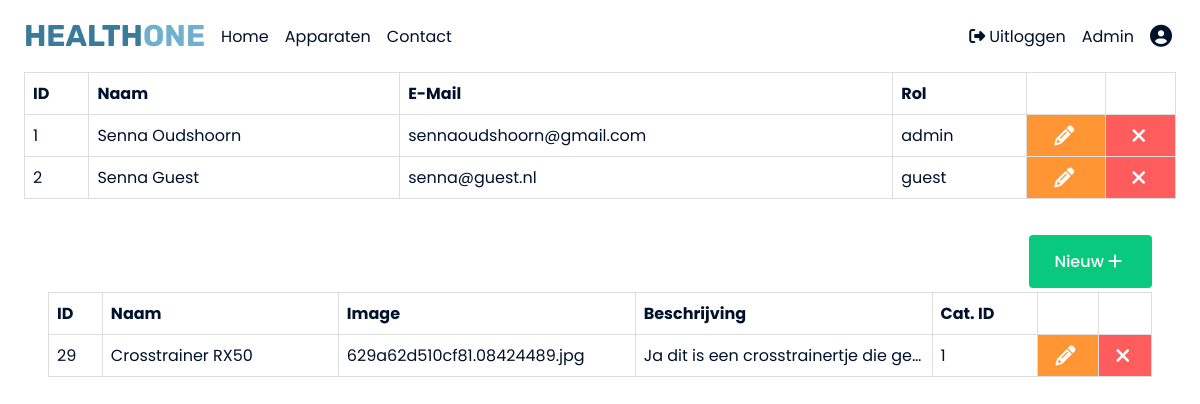
The page /admin/admin.php (signed in) on the database as committed earlier.
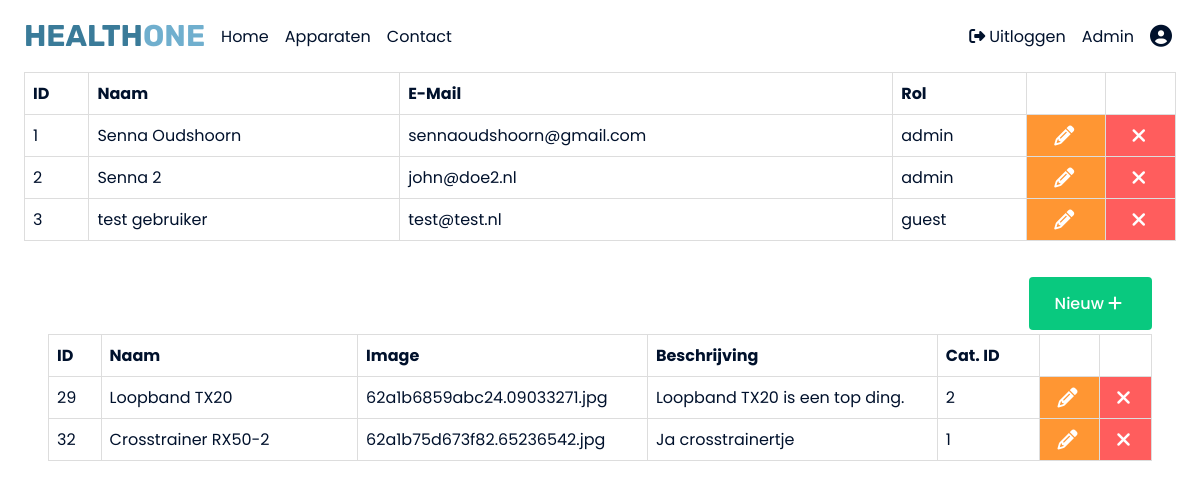
The same page on the database as committed later.
### tables this page shows
CREATE TABLE `users` (
  `id` int(11) NOT NULL,
  `name` varchar(255) NOT NULL,
  `email` varchar(255) NOT NULL,
  `password` varchar(255) NOT NULL,
  `role` varchar(255) NOT NULL DEFAULT 'guest'
);

CREATE TABLE `products` (
  `id` int(11) NOT NULL,
  `name` varchar(255) NOT NULL,
  `img` varchar(255) NOT NULL,
  `description` text NOT NULL,
  `category_id` int(11) NOT NULL
);

### admin/admin.php (the view, shortened to what this page needs)
<html>
    <head>
        <link rel="stylesheet" type="text/css" href="../css/style.css">
    </head>
    <body>
            <?php
                include_once('../dbConnection.php');
                include_once('../components/Nav.php');
            ?>
            <section class="users">
                <div class="container">
                    <div class="row">
                    <table class="manageproducts__table">
                            <tr>
                                <th>ID</th>
                                <th>Naam</th>
                                <th>E-Mail</th>
                                <th>Rol</th>
                                <th></th>
                                <th></th>
                            </tr>
                        <?php
                            $users = $db->prepare("SELECT * FROM users");
                            $users->execute();
                            $result = $users->fetchAll(PDO::FETCH_ASSOC);
                            foreach($result as &$data) {
                                echo "
                                <tr>
                                    <td>" . $data['id'] . "</td>
                                    <td>" . $data['name'] . "</td>
                                    <td>" . $data['email'] . "</td>
                                    <td>" . $data['role'] . "</td>
                                    <td class='edit__btn--wrapper'><a href='/healthone/admin/edituser.php?id=" . $data['id'] . "' class='edit__btn'><i class='fas fa-pencil-alt'></i></i></a></td>
                                    <td class='delete__btn--wrapper'><a href='/healthone/admin/admin.php?verify_userdelete=".$data['id']."' class='delete__btn'><i class='fas fa-times'></i></a></td>
                                </tr>
                                ";
                            }
                        ?>
                        </table>
                    </div>
                </div>
            </section>
            <section class="manageproducts">
                <div class="container">
                    <div class="row">
                        <div class="manageproducts__create">
                            <a href="/healthone/admin/admin.php?createproduct" class="btn manageproducts__create--btn">Nieuw  <i class="fas fa-plus"></i></a>
                        </div>
                        <table class="manageproducts__table">
                            <tr>
                                <th>ID</th>
                                <th>Naam</th>
                                <th>Image</th>
                                <th>Beschrijving</th>
                                <th>Cat. ID</th>
                                <th></th>
                                <th></th>
                            </tr>
                        <?php
                            $category = $db->prepare("SELECT * FROM products");
                            $category->execute();
                            $result = $category->fetchAll(PDO::FETCH_ASSOC);
                            foreach($result as &$data) {
                                echo "
                                <tr>
                                    <td>" . $data['id'] . "</td>
                                    <td class='manageproduct__description'>" . $data['name'] . "</td>
                                    <td class='manageproduct__description'>" . $data['img'] . "</td>
                                    <td class='manageproduct__description'>" . $data['description'] . "</td>
                                    <td class='manageproduct__categoryid'>" . $data['category_id'] . "</td>
                                    <td class='edit__btn--wrapper'><a href='/healthone/admin/editproduct.php?id=" . $data['id'] . "' class='edit__btn'><i class='fas fa-pencil-alt'></i></i></a></td>
                                    <td class='delete__btn--wrapper'><a href='/healthone/admin/admin.php?verify_productdelete=".$data['id']."' class='delete__btn'><i class='fas fa-times'></i></a></td>
                                </tr>
                                ";
                            }
                        ?>
                        </table>
                    </div>
                </div>
            </section>
    </body>
</html>

### components/Nav.php (shortened to what this page needs)
<nav>
    <div class="container">
        <div class="row">
            <div class="nav__wrapper">
                <div class="nav__wrapper--left">
                    <figure class="nav__title--wrapper">
                        <a href="/healthone/index.php"><h1 class="nav__title">HEALTH<span>ONE</span></h1></a>
                    </figure>
                    <ul class="nav__link--list">
                        <li class="nav__link">
                            <a href="/healthone/index.php" class="
                            nav__link--anchor
                            link__hover-effect
                            ">Home</a>
                        </li>
                        <li class="nav__link">
                            <a href="/healthone/products/categories.php" class="
                            nav__link--anchor
                            link__hover-effect
                            ">Apparaten</a>
                        </li>
                        <li class="nav__link">
                            <a href="/healthone/contact.php" class="
                            nav__link--anchor
                            link__hover-effect
                            ">Contact</a>
                        </li>
                    </ul>
                </div>
                <?php
                    if(isset($_SESSION['admin'])) {
                        echo "
                        <div class='nav__wrapper--right'>
                            <a href='/healthone/login/logout.php' class='nav__button'><i class='fas fa-sign-out-alt'></i></i>Uitloggen</a>
                            <a href='/healthone/admin/admin.php' class='nav__button'>Admin</a>
                            <a href='/healthone/profile.php?user=".$_SESSION['user']."' class='nav__button'><i class='fas fa-user-circle nav__button--profile'></i></a>
                        </div>";
                    } else if(isset($_SESSION['user'])) {
                        echo "
                        <div class='nav__wrapper--right'>
                            <a href='/healthone/login/logout.php' class='nav__button'><i class='fas fa-sign-out-alt'></i></i>Uitloggen</a>
                            <a href='/healthone/profile.php?user=".$_SESSION['user']."' class='nav__button'><i class='fas fa-user-circle nav__button--profile'></i></a>
                        </div>";
                    } else {
                        echo "
                        <div class='nav__wrapper--right'>
                            <a href='/healthone/login/login.php' class='nav__button'><i class='far fa-user-circle'></i>Inloggen</a>
                            <a href='/healthone/login/register.php' class='btn'>Registreren</a>
                        </div>";
                    }
                ?>
            </div>
        </div>
    </div>
</nav>

### css/style.css (style rules this page uses)
* { font-family: "Poppins", sans-serif; padding: 0; margin: 0; box-sizing: border-box; color: #00112c; }
li { list-style-type: none; }
a { text-decoration: none; }
.delete__btn, .edit__btn { font-size: 20px; display: flex; justify-content: center; align-items: center; }
.edit__btn--wrapper { background-color: #ff9633; }
.delete__btn--wrapper { background-color: #ff5d5d; }
.delete__btn .fas, .edit__btn .fas { color: white; }
.manageproduct__description { white-space: nowrap; overflow: hidden; text-overflow: ellipsis; max-width: 200px; }
.manageproduct__categoryid { white-space: nowrap; overflow: hidden; text-overflow: ellipsis; max-width: 20px; }
.far, .fas { margin-right: 4px; }
.btn { padding: 12px 24px; background-color: #70afce; border: 2px solid transparent; border-radius: 4px; color: white; font-weight: 500; transition: all 300ms ease; cursor: pointer; }
.row { width: 100%; max-width: 1200px; margin: 0 auto; }
section { padding: 0 24px; }
nav { margin: 0 24px; transition: all 300ms ease; }
.nav__title { font-family: 'Rubik', sans-serif; color: #3A7B99; font-size: 30px; }
.nav__title span { font-family: 'Rubik', sans-serif; color: #70AFCE; }
.nav__wrapper { height: 72px; background-color: white; display: flex; justify-content: space-between; align-items: center; }
.nav__link--list { display: flex; gap: 16px; font-size: 16px; font-weight: 400; }
.nav__wrapper--left, .nav__wrapper--right { display: flex; align-items: center; height: 100%; gap: 16px; }
.nav__button { cursor: pointer; color: #00112c; font-size: 16px; background-color: transparent; border: none; }
.nav__button--profile { font-size: 22px; }
.manageproducts { margin: 24px 0; }
table { font-family: arial, sans-serif; border-collapse: collapse; width: 100%; }
table td, th { border: 1px solid #dddddd; text-align: left; padding: 8px; }
.manageproducts { margin: 36px 24px; }
.manageproducts__create { display: flex; justify-content: end; margin-bottom: 4px; }
.manageproducts__create--btn { background-color: #09c97f; }
.manageproducts__create--btn .fas { color: white; }

Rows that differ between the two databases and show on the page:
changed users id 2: name "Senna Guest" → "Senna 2"; email "senna@guest.nl" → "john@doe2.nl"; role "guest" → "admin"
added users: id "3", name "test gebruiker", email "test@test.nl", role "guest"
changed products id 29: name "Crosstrainer RX50" → "Loopband TX20"; img "629a62d510cf81.08424489.jpg" → "62a1b6859abc24.09033271.jpg"; description "Ja dit is een crosstrainertje die ge…" → "Loopband TX20 is een top ding."; category "1" → "2"
added products: id "32", name "Crosstrainer RX50-2", img "62a1b75d673f82.65236542.jpg", description "Ja crosstrainertje", category "1"
